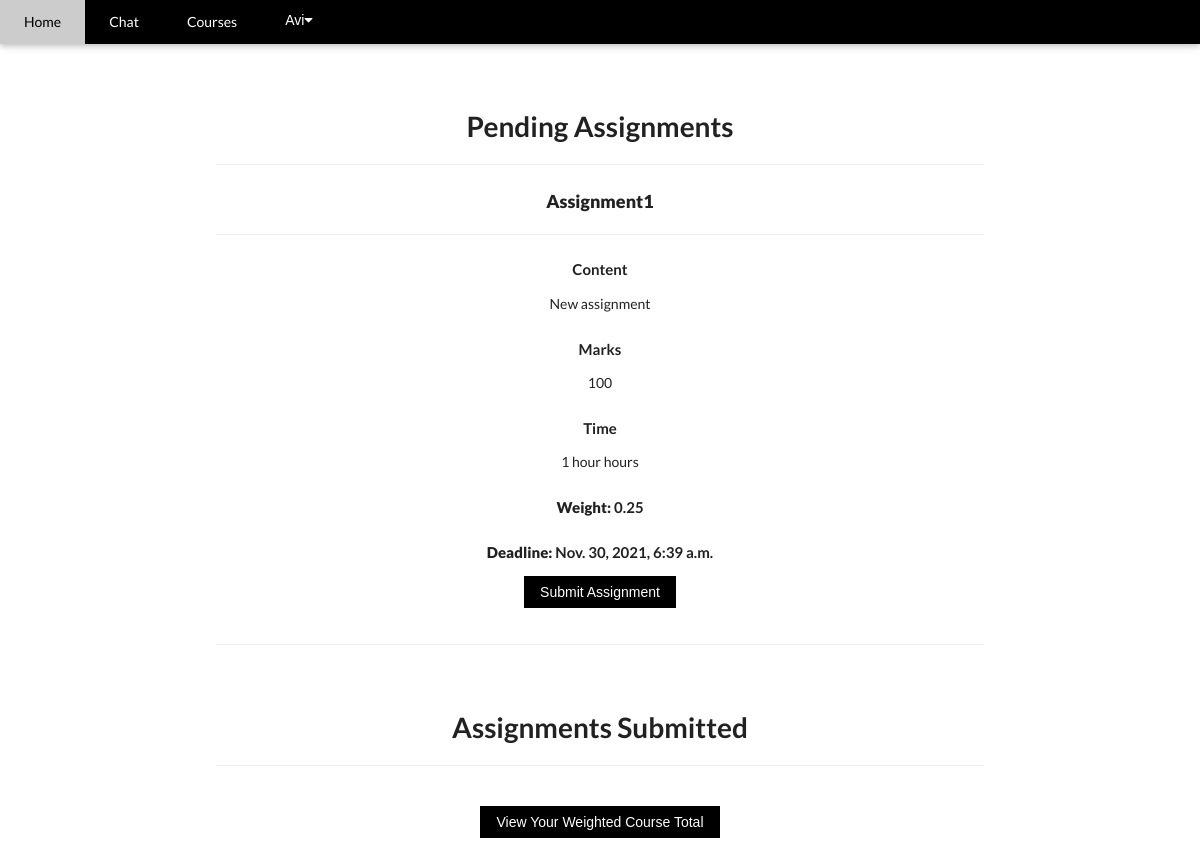
Page /1/assignment/ (signed in) on the committed database.
### authentication/models.py (models this page shows, shortened)
class User(AbstractUser):
    username = None
    role = models.CharField(max_length=12, error_messages={
        'required': "Role must be provided"
    })
    email = models.EmailField(unique=True, blank=False,
                              error_messages={
                                  'unique': "A user with that email already exists.",
                              })
    roll_number = models.CharField(unique=True, blank=False,default=0, max_length=10)
    USERNAME_FIELD = "email"
    REQUIRED_FIELDS = []
    objects = UserManager()

### core/models.py (models this page shows, shortened)
class Assignment(models.Model):
    course = models.ForeignKey(Course, on_delete=models.CASCADE)
    title = models.CharField(max_length=100)
    content = models.TextField()
    marks = models.CharField(max_length=20)
    duration = models.CharField(max_length=100)
    created_at = models.DateTimeField(default=timezone.now())
    weight = models.DecimalField(
                         max_digits = 3,
                         decimal_places = 2)
    due_date = models.DateTimeField(default = timezone.now())

### core/views.py (the view)
# urls.py: path('<int:id>/assignment/', view_assignmentlist, name='assignment-list'),
def view_assignmentlist(request, id):
        course = get_object_or_404(Course, id=id)
        id=id
        assignment_list = Assignment.objects.filter(course = course).order_by('due_date')
        is_ta = 0
        is_super_ta = 0
        students = Student.objects.filter(course = course, user=request.user)
        for item in students:
            is_ta = item.is_ta
            is_super_ta = item.is_super_ta
        if(request.user.role == 'student' and is_ta==0):
            submitted = []
            not_submitted = []
            for assignment in assignment_list:
                    if request.user.assignmentsubmission_set.filter(assignment = assignment):
                        submitted.append(assignment)
                    else:
                        not_submitted.append(assignment)
            return render(request, "core/instructor/assignments.html", {'not_submitted': not_submitted , 'id': id, 'submitted': submitted, 'is_ta': is_ta, 'is_super_ta': is_super_ta})
        elif(request.user.role == 'instructor' or is_ta==1):
            return render(request, "core/instructor/assignments.html", {'assignment': assignment_list , 'id': id, 'is_ta': is_ta, 'is_super_ta': is_super_ta})

### templates/core/instructor/assignments.html (shortened to what this page needs)
{% extends 'base.html' %}
{% load static %}
{% block content %}
 <div class="w3-container w3-content w3-center w3-padding-64" style="max-width:800px" id="band">
            {% if request.user.is_authenticated and request.user.role == 'student' and is_ta == 0 %}
            <h1>Pending Assignments</h1>
            <hr/>
            {% for foo in not_submitted %}
                    <h3><strong> {{ foo.title }}  </strong></h3>
                    <hr/>
                    <p> <h4>Content</h4> {{ foo.content }} </p>
                    <p> <h4>Marks</h4> {{ foo.marks }} </p>
                    <p> <h4>Time</h4> {{ foo.duration }} hours </p>
                    <p> <h4><strong>Weight:</strong>  {{ foo.weight }} </h4> </p>
                    <p> <h4><strong>Deadline:</strong>  {{ foo.due_date }} </h4> </p>
            <a href="{{foo.id}}/assignment-submission"><button class="w3-button w3-black w3-margin-bottom" onclick="document.getElementById('ticketModal').style.display='block'">Submit Assignment</button></a>
                  <hr/>
                <br>
                {% endfor %}
                <h1>Assignments Submitted</h1>
                <hr/>
                    <br/>
                    <a href="course-total"><button class="w3-button w3-black w3-margin-bottom" onclick="document.getElementById('ticketModal').style.display='block'">View Your Weighted Course Total</button></a>
            {% endif %}
            <br/>
    </div>
{% endblock %}

### templates/nav.html (shortened to what this page needs)
<div class="w3-top">
    <div class="w3-bar w3-black w3-card">
    <a href="/" class="w3-bar-item w3-button w3-padding-large">Home</a>
    {% if request.user.is_authenticated and request.user.role == 'instructor' %}
    <a href="{% url 'chat:chats' %}" class="w3-bar-item w3-button w3-padding-large">Chat</a>
    <a href="{% url 'core:course' %}" class="w3-bar-item w3-button w3-padding-large">Courses</a>
    <div class="w3-dropdown-hover w3-hide-small">
    <button class="w3-padding-large w3-button" title="More">{{ request.user.first_name }}<i class="fa fa-caret-down"></i></button>
    <div class="w3-dropdown-content w3-bar-block w3-card-4">
    <a href="{% url 'authentication:instructor-profile-update' %}" class="w3-bar-item w3-button">Edit Profile</a>
    <a href="{% url 'authentication:instructor-change-password' %}" class="w3-bar-item w3-button">Change Password</a>
    <a href="{% url 'core:course-create' %}" class="w3-bar-item w3-button">Create Course</a>
    <a href="{% url 'core:student-todo-list'  %}" class="w3-bar-item w3-button">To Do List</a>
    <a href="{% url 'authentication:logout' %}" class="w3-bar-item w3-button">Logout</a>
    </div>
                 {% elif request.user.is_authenticated and request.user.role == 'student' %}
                 <a href="{% url 'chat:chats' %}" class="w3-bar-item w3-button w3-padding-large">Chat</a>
                 <a href="{% url 'core:course' %}" class="w3-bar-item w3-button w3-padding-large">Courses</a>
                 <div class="w3-dropdown-hover w3-hide-small">
                    <button class="w3-padding-large w3-button" title="More">{{ request.user.first_name }}<i class="fa fa-caret-down"></i></button>
                    {% endif %}
    </div>
    </div>

### static/css/ournewstyles.css (style rules this page uses)
html { box-sizing:border-box }
*,*:before,*:after { box-sizing:inherit }
html { -ms-text-size-adjust:100%;-webkit-text-size-adjust:100% }
body { margin:0 }
a { background-color:transparent }
b,strong { font-weight:bolder }
hr { box-sizing:content-box;height:0;overflow:visible }
button,input,select,textarea,optgroup { font:inherit;margin:0 }
button,input { overflow:visible }
button,select { text-transform:none }
button,[type=button],[type=reset],[type=submit] { -webkit-appearance:button }
html,body { font-family:Verdana,sans-serif;font-size:15px;line-height:1.5;overflow-y:scroll }
h1 { font-size:36px }
h3 { font-size:24px }
h4 { font-size:20px }
h1,h2,h3,h4,h5,h6 { font-family:"Segoe UI",Arial,sans-serif;font-weight:400;margin:10px 0 }
hr { border:0;border-top:1px solid #eee;margin:20px 0 }
a { color:inherit }
.w3-btn,.w3-button { border:none;display:inline-block;padding:8px 16px;vertical-align:middle;text-decoration:none;color:inherit;background-color:inherit;text-align:center;cursor:pointer;white-space:nowrap }
.w3-btn,.w3-button { -webkit-touch-callout:none;-webkit-user-select:none;-khtml-user-select:none;-moz-user-select:none;-ms-user-select:none;user-select:none }
.w3-dropdown-click,.w3-dropdown-hover { position:relative;display:inline-block;cursor:pointer }
.w3-bar { width:100% }
.w3-bar .w3-bar-item { padding:8px 16px;float:left;width:auto;border:none;display:block;outline:0 }
.w3-bar .w3-dropdown-hover,.w3-bar .w3-dropdown-click { position:static;float:left }
.w3-bar .w3-button { white-space:normal }
.w3-container:after,.w3-container:before,.w3-panel:after,.w3-panel:before,.w3-row:after,.w3-row:before,.w3-row-padding:after,.w3-row-padding:before, .w3-cell-row:before,.w3-cell-row:after,.w3-clear:after,.w3-clear:before,.w3-bar:before,.w3-bar:after { content:"";display:table;clear:both }
.w3-content,.w3-auto { margin-left:auto;margin-right:auto }
.w3-content { max-width:980px }
.w3-top,.w3-bottom { position:absolute;width:100%;z-index:1 }
.w3-top { top:0 }
.w3-container,.w3-panel { padding:0.01em 16px }
.w3-card,.w3-card-2 { box-shadow:0 2px 5px 0 rgba(0,0,0,0.16),0 2px 10px 0 rgba(0,0,0,0.12) }
.w3-center { text-align:center!important }
.w3-margin-bottom { margin-bottom:16px!important }
.w3-padding-large { padding:12px 24px!important }
.w3-padding-64 { padding-top:64px!important;padding-bottom:64px!important }
.w3-black,.w3-hover-black:hover { color:#fff!important;background-color:#000!important }

### templates/base.html (style rules this page uses)
body { font-family: "Lato", sans-serif }

### rows in the picture
User: user.first_name "Avi"
Assignment: title "Assignment1", content "New assignment", marks "100", duration "1 hour", weight "0.25", due_date "Nov. 30, 2021, 6:39 a.m."
